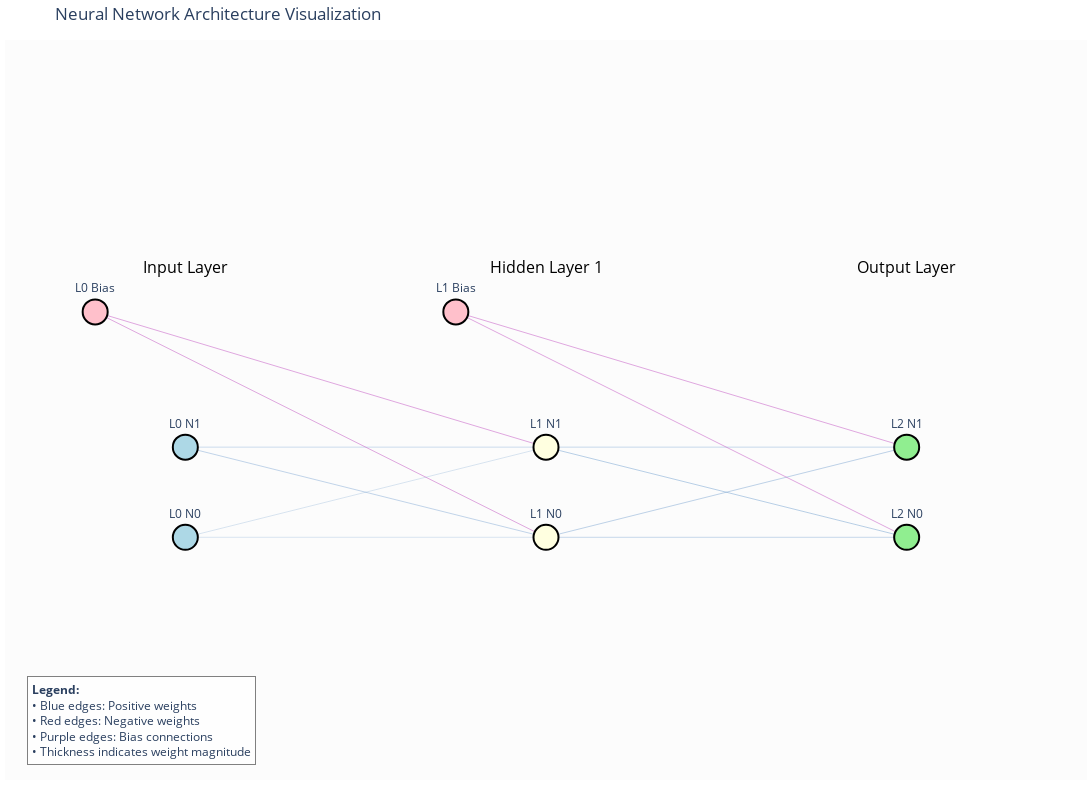

Notebook code cell kept with this figure:
### Code cell
model.fit(input_data, target_data)
model.show_graph()

### Figure 1 — Plotly figure (JSON) as saved in the notebook; plotly's stock layout.template omitted (floating-point values rounded to 4 significant figures)
{"data": [{"hoverinfo": "text", "hoverlabel": {"bgcolor": "white", "bordercolor": "black", "font": {"family": "Arial", "size": 12}}, "hovertemplate": "<b>Connection:</b> L0 N0 → L1 N0<br><b>Type:</b> Weight<br><b>Value:</b> 0.1033<br><b>Gradient:</b> 0.001148<extra></extra>", "line": {"color": "rgba(123, 165, 209, 0.8)", "width": 0.5}, "mode": "lines", "opacity": 0.7, "type": "scatter", "x": [0, 10.53, 21.05, 31.58, 42.11, 52.63, 63.16, 73.68, 84.21, 94.74, 105.3, 115.8, 126.3, 136.8, 147.4, 157.9, 168.4, 178.9, 189.5, 200], "y": [-50, -50, -50, -50.0, -50, -50, -50, -50, -50, -50, -50, -50, -50, -50, -50, -50, -50, -50, -50, -50]}, {"hoverinfo": "text", "hoverlabel": {"bgcolor": "white", "bordercolor": "black", "font": {"family": "Arial", "size": 12}}, "hovertemplate": "<b>Connection:</b> L0 N0 → L1 N1<br><b>Type:</b> Weight<br><b>Value:</b> 0.1463<br><b>Gradient:</b> 0.000967<extra></extra>", "line": {"color": "rgba(123, 165, 209, 0.8)", "width": 0.5}, "mode": "lines", "opacity": 0.7, "type": "scatter", "x": [0, 10.53, 21.05, 31.58, 42.11, 52.63, 63.16, 73.68, 84.21, 94.74, 105.3, 115.8, 126.3, 136.8, 147.4, 157.9, 168.4, 178.9, 189.5, 200], "y": [-50, -47.37, -44.74, -42.11, -39.47, -36.84, -34.21, -31.58, -28.95, -26.32, -23.68, -21.05, -18.42, -15.79, -13.16, -10.53, -7.895, -5.263, -2.632, 0]}, {"hoverinfo": "text", "hoverlabel": {"bgcolor": "white", "bordercolor": "black", "font": {"family": "Arial", "size": 12}}, "hovertemplate": "<b>Connection:</b> L0 N1 → L1 N0<br><b>Type:</b> Weight<br><b>Value:</b> 0.2781<br><b>Gradient:</b> 0.001125<extra></extra>", "line": {"color": "rgba(123, 165, 209, 0.8)", "width": 0.8343}, "mode": "lines", "opacity": 0.7, "type": "scatter", "x": [0, 10.53, 21.05, 31.58, 42.11, 52.63, 63.16, 73.68, 84.21, 94.74, 105.3, 115.8, 126.3, 136.8, 147.4, 157.9, 168.4, 178.9, 189.5, 200], "y": [0, -2.632, -5.263, -7.895, -10.53, -13.16, -15.79, -18.42, -21.05, -23.68, -26.32, -28.95, -31.58, -34.21, -36.84, -39.47, -42.11, -44.74, -47.37, -50]}, {"hoverinfo": "text", "hoverlabel": {"bgcolor": "white", "bordercolor": "black", "font": {"family": "Arial", "size": 12}}, "hovertemplate": "<b>Connection:</b> L0 N1 → L1 N1<br><b>Type:</b> Weight<br><b>Value:</b> 0.2276<br><b>Gradient:</b> 0.000947<extra></extra>", "line": {"color": "rgba(123, 165, 209, 0.8)", "width": 0.6827}, "mode": "lines", "opacity": 0.7, "type": "scatter", "x": [0, 10.53, 21.05, 31.58, 42.11, 52.63, 63.16, 73.68, 84.21, 94.74, 105.3, 115.8, 126.3, 136.8, 147.4, 157.9, 168.4, 178.9, 189.5, 200], "y": [0, 0, 0, 0, 0, 0, 0, 0, 0, 0, 0, 0, 0, 0, 0, 0, 0, 0, 0, 0]}, {"hoverinfo": "text", "hoverlabel": {"bgcolor": "white", "bordercolor": "black", "font": {"family": "Arial", "size": 12}}, "hovertemplate": "<b>Connection:</b> L0 Bias → L1 N0<br><b>Type:</b> Bias<br><b>Value:</b> 0.3236<br><b>Gradient:</b> 0.015135<extra></extra>", "line": {"color": "rgba(200, 100, 200, 0.8)", "width": 1}, "mode": "lines", "opacity": 0.7, "type": "scatter", "x": [-50, -36.84, -23.68, -10.53, 2.632, 15.79, 28.95, 42.11, 55.26, 68.42, 81.58, 94.74, 107.9, 121.1, 134.2, 147.4, 160.5, 173.7, 186.8, 200], "y": [75, 68.42, 61.84, 55.26, 48.68, 42.11, 35.53, 28.95, 22.37, 15.79, 9.211, 2.632, -3.947, -10.53, -17.11, -23.68, -30.26, -36.84, -43.42, -50]}, {"hoverinfo": "text", "hoverlabel": {"bgcolor": "white", "bordercolor": "black", "font": {"family": "Arial", "size": 12}}, "hovertemplate": "<b>Connection:</b> L0 Bias → L1 N1<br><b>Type:</b> Bias<br><b>Value:</b> 0.3052<br><b>Gradient:</b> 0.014827<extra></extra>", "line": {"color": "rgba(200, 100, 200, 0.8)", "width": 1}, "mode": "lines", "opacity": 0.7, "type": "scatter", "x": [-50, -36.84, -23.68, -10.53, 2.632, 15.79, 28.95, 42.11, 55.26, 68.42, 81.58, 94.74, 107.9, 121.1, 134.2, 147.4, 160.5, 173.7, 186.8, 200], "y": [75, 71.05, 67.11, 63.16, 59.21, 55.26, 51.32, 47.37, 43.42, 39.47, 35.53, 31.58, 27.63, 23.68, 19.74, 15.79, 11.84, 7.895, 3.947, 0]}, {"hoverinfo": "text", "hoverlabel": {"bgcolor": "white", "bordercolor": "black", "font": {"family": "Arial", "size": 12}}, "hovertemplate": "<b>Connection:</b> L1 N0 → L2 N0<br><b>Type:</b> Weight<br><b>Value:</b> 0.2495<br><b>Gradient:</b> 0.049937<extra></extra>", "line": {"color": "rgba(123, 165, 209, 0.8)", "width": 0.7486}, "mode": "lines", "opacity": 0.7, "type": "scatter", "x": [200, 210.5, 221.1, 231.6, 242.1, 252.6, 263.2, 273.7, 284.2, 294.7, 305.3, 315.8, 326.3, 336.8, 347.4, 357.9, 368.4, 378.9, 389.5, 400], "y": [-50, -50, -50, -50.0, -50, -50, -50, -50, -50, -50, -50, -50, -50, -50, -50, -50, -50, -50, -50, -50]}, {"hoverinfo": "text", "hoverlabel": {"bgcolor": "white", "bordercolor": "black", "font": {"family": "Arial", "size": 12}}, "hovertemplate": "<b>Connection:</b> L1 N0 → L2 N1<br><b>Type:</b> Weight<br><b>Value:</b> 0.2968<br><b>Gradient:</b> 0.049907<extra></extra>", "line": {"color": "rgba(123, 165, 209, 0.8)", "width": 0.8904}, "mode": "lines", "opacity": 0.7, "type": "scatter", "x": [200, 210.5, 221.1, 231.6, 242.1, 252.6, 263.2, 273.7, 284.2, 294.7, 305.3, 315.8, 326.3, 336.8, 347.4, 357.9, 368.4, 378.9, 389.5, 400], "y": [-50, -47.37, -44.74, -42.11, -39.47, -36.84, -34.21, -31.58, -28.95, -26.32, -23.68, -21.05, -18.42, -15.79, -13.16, -10.53, -7.895, -5.263, -2.632, 0]}, {"hoverinfo": "text", "hoverlabel": {"bgcolor": "white", "bordercolor": "black", "font": {"family": "Arial", "size": 12}}, "hovertemplate": "<b>Connection:</b> L1 N1 → L2 N0<br><b>Type:</b> Weight<br><b>Value:</b> 0.3130<br><b>Gradient:</b> 0.046932<extra></extra>", "line": {"color": "rgba(123, 165, 209, 0.8)", "width": 0.9389}, "mode": "lines", "opacity": 0.7, "type": "scatter", "x": [200, 210.5, 221.1, 231.6, 242.1, 252.6, 263.2, 273.7, 284.2, 294.7, 305.3, 315.8, 326.3, 336.8, 347.4, 357.9, 368.4, 378.9, 389.5, 400], "y": [0, -2.632, -5.263, -7.895, -10.53, -13.16, -15.79, -18.42, -21.05, -23.68, -26.32, -28.95, -31.58, -34.21, -36.84, -39.47, -42.11, -44.74, -47.37, -50]}, {"hoverinfo": "text", "hoverlabel": {"bgcolor": "white", "bordercolor": "black", "font": {"family": "Arial", "size": 12}}, "hovertemplate": "<b>Connection:</b> L1 N1 → L2 N1<br><b>Type:</b> Weight<br><b>Value:</b> 0.2467<br><b>Gradient:</b> 0.046904<extra></extra>", "line": {"color": "rgba(123, 165, 209, 0.8)", "width": 0.74}, "mode": "lines", "opacity": 0.7, "type": "scatter", "x": [200, 210.5, 221.1, 231.6, 242.1, 252.6, 263.2, 273.7, 284.2, 294.7, 305.3, 315.8, 326.3, 336.8, 347.4, 357.9, 368.4, 378.9, 389.5, 400], "y": [0, 0, 0, 0, 0, 0, 0, 0, 0, 0, 0, 0, 0, 0, 0, 0, 0, 0, 0, 0]}, {"hoverinfo": "text", "hoverlabel": {"bgcolor": "white", "bordercolor": "black", "font": {"family": "Arial", "size": 12}}, "hovertemplate": "<b>Connection:</b> L1 Bias → L2 N0<br><b>Type:</b> Bias<br><b>Value:</b> 0.3363<br><b>Gradient:</b> 0.084225<extra></extra>", "line": {"color": "rgba(200, 100, 200, 0.8)", "width": 1}, "mode": "lines", "opacity": 0.7, "type": "scatter", "x": [150, 163.2, 176.3, 189.5, 202.6, 215.8, 228.9, 242.1, 255.3, 268.4, 281.6, 294.7, 307.9, 321.1, 334.2, 347.4, 360.5, 373.7, 386.8, 400], "y": [75, 68.42, 61.84, 55.26, 48.68, 42.11, 35.53, 28.95, 22.37, 15.79, 9.211, 2.632, -3.947, -10.53, -17.11, -23.68, -30.26, -36.84, -43.42, -50]}, {"hoverinfo": "text", "hoverlabel": {"bgcolor": "white", "bordercolor": "black", "font": {"family": "Arial", "size": 12}}, "hovertemplate": "<b>Connection:</b> L1 Bias → L2 N1<br><b>Type:</b> Bias<br><b>Value:</b> 0.3673<br><b>Gradient:</b> 0.079157<extra></extra>", "line": {"color": "rgba(200, 100, 200, 0.8)", "width": 1}, "mode": "lines", "opacity": 0.7, "type": "scatter", "x": [150, 163.2, 176.3, 189.5, 202.6, 215.8, 228.9, 242.1, 255.3, 268.4, 281.6, 294.7, 307.9, 321.1, 334.2, 347.4, 360.5, 373.7, 386.8, 400], "y": [75, 71.05, 67.11, 63.16, 59.21, 55.26, 51.32, 47.37, 43.42, 39.47, 35.53, 31.58, 27.63, 23.68, 19.74, 15.79, 11.84, 7.895, 3.947, 0]}, {"hoverinfo": "text", "hovertext": ["L0 N0<br>Layer: Input Layer", "L0 N1<br>Layer: Input Layer", "L0 Bias<br>Layer: Input Layer", "L1 N0<br>Layer: Hidden Layer 1", "L1 N1<br>Layer: Hidden Layer 1", "L1 Bias<br>Layer: Hidden Layer 1", "L2 N0<br>Layer: Output Layer", "L2 N1<br>Layer: Output Layer"], "marker": {"color": ["lightblue", "lightblue", "pink", "lightyellow", "lightyellow", "pink", "lightgreen", "lightgreen"], "line": {"color": "black", "width": 2}, "size": 25}, "mode": "markers+text", "text": ["L0 N0", "L0 N1", "L0 Bias", "L1 N0", "L1 N1", "L1 Bias", "L2 N0", "L2 N1"], "textposition": "top center", "type": "scatter", "x": [0, 0, -50, 200, 200, 150, 400, 400], "y": [-50, 0, 75, -50, 0, 75, -50, 0]}], "layout": {"annotations": [{"font": {"color": "black", "size": 16}, "showarrow": false, "text": "Input Layer", "x": 0, "y": 100}, {"font": {"color": "black", "size": 16}, "showarrow": false, "text": "Hidden Layer 1", "x": 200, "y": 100}, {"font": {"color": "black", "size": 16}, "showarrow": false, "text": "Output Layer", "x": 400, "y": 100}, {"align": "left", "bgcolor": "rgba(255, 255, 255, 0.7)", "bordercolor": "gray", "borderpad": 4, "borderwidth": 1, "font": {"size": 12}, "showarrow": false, "text": "<b>Legend:</b><br>• Blue edges: Positive weights<br>• Red edges: Negative weights<br>• Purple edges: Bias connections<br>• Thickness indicates weight magnitude", "x": 0.02, "xref": "paper", "y": 0.02, "yref": "paper"}], "height": 800, "hovermode": "closest", "margin": {"b": 20, "l": 5, "r": 5, "t": 40}, "plot_bgcolor": "rgba(240, 240, 240, 0.2)", "showlegend": false, "title": {"text": "Neural Network Architecture Visualization"}, "width": 1200, "xaxis": {"range": [-100, 500], "showgrid": false, "showticklabels": false, "zeroline": false}, "yaxis": {"scaleanchor": "x", "scaleratio": 1, "showgrid": false, "showticklabels": false, "zeroline": false}}}
